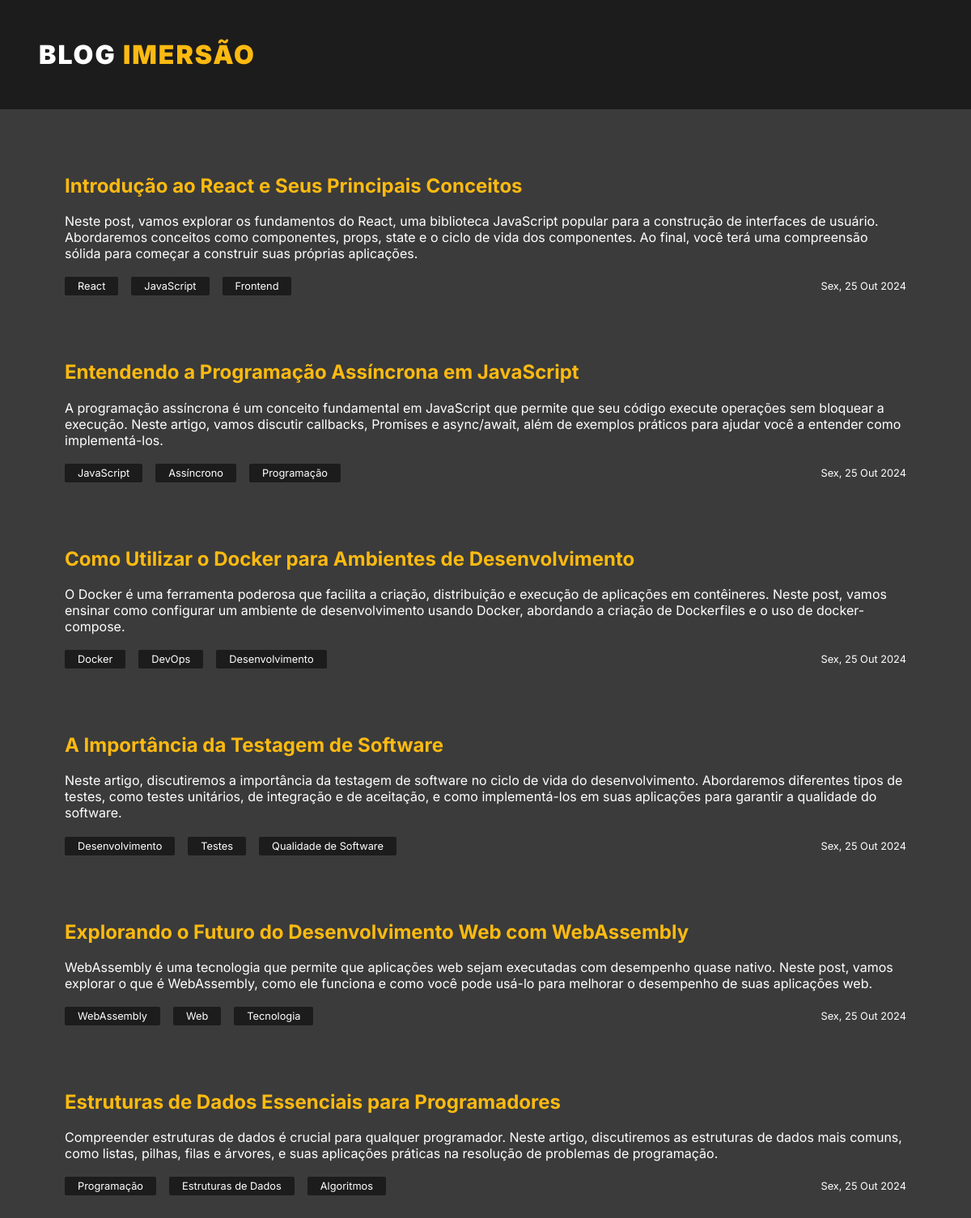
Screenshot of /blog/ with the database file from the repository.
### core/models.py (models this page shows, shortened)
class Post(models.Model):
    title = models.CharField(max_length=255)
    content = models.TextField()
    created_at = models.DateField(auto_now_add=True)
    tags = models.ManyToManyField(Tag)

class Tag(models.Model):
    name = models.CharField(max_length=20)

### core/views.py (the view)
# urls.py: path('', views.home)
def home(request):
    context = {
        'posts': Post.objects.all(),
        'tags': Tag.objects.all(),
    }
    return render(request, "blog/home.html", context)

### core/templates/blog/home.html (shortened to what this page needs)
{% load static %}
<!DOCTYPE html>
<html lang="en">
<head>
    <link rel="stylesheet" href="{% static 'styles/style.css' %}">
</head>
<body>
    <Header>
        BLOG <span class="yellow">IMERSÃO</span>
    </Header>
    <main>
        <div class="posts">
            {% for post in posts %}
                <div class="post">
                    <h2 class="yellow" >{{post.title}}</h2>
                    <p>
                        {{post.content}}
                    </p>
                    <div class="post-footer">
                        <div class="tags">
                            {% for tag in post.tags.all %}
                                <p>
                                    <span>{{tag.name}}</span>
                                </p>
                            {% endfor %}
                        </div>
                        <span>{{ post.created_at|date:"D, d M Y" }}</span>
                    </div>
                </div>
            {% endfor %}
        </div>
    </main>
</body>
</html>

### core/static/styles/style.css (style rules this page uses)
* { padding: 0; margin: 0; box-sizing: border-box; }
html { background: #3b3b3b; color: white; font-family: "Inter"; }
header { background: #1d1c1c; padding: 3rem; font-size: 2rem; font-weight: 900; letter-spacing: 2px; }
.yellow { color: #fcba11; }
.posts { display: grid; grid-template-columns: repeat(auto-fit, minmax(calc(500px), 1fr)); gap: 5rem; padding: 5rem; }
.post { display: flex; flex-direction: column; gap: 1.2rem }
.post .post-footer { display: flex; align-items: center; justify-content: space-between; font-size: 0.8rem; }
.tags { display: flex; gap: 1rem; }
.tags p { padding: 0.25rem 1rem; background: #1d1c1c; text-align: center; border-radius: 2px; display: flex; justify-content: center; align-items: center; }

### rows the page displays
Post: title "Introdução ao React e Seus Principais Conceitos", content "Neste post, vamos explorar os fundamentos do React, uma biblioteca JavaScript popular para a construção de interfaces de usuário. Abordaremos conceitos como componentes, props, state e o ciclo de vida dos componentes. Ao final, você terá uma compreensão sólida para começar a construir suas próprias aplicações.", created_at "Sex, 25 Out 2024"
Tag: name "React"
Tag: name "JavaScript"
Tag: name "Frontend"
Post: title "Entendendo a Programação Assíncrona em JavaScript", content "A programação assíncrona é um conceito fundamental em JavaScript que permite que seu código execute operações sem bloquear a execução. Neste artigo, vamos discutir callbacks, Promises e async/await, além de exemplos práticos para ajudar você a entender como implementá-los.", created_at "Sex, 25 Out 2024"
Tag: name "Assíncrono"
Tag: name "Programação"
Post: title "Como Utilizar o Docker para Ambientes de Desenvolvimento", content "O Docker é uma ferramenta poderosa que facilita a criação, distribuição e execução de aplicações em contêineres. Neste post, vamos ensinar como configurar um ambiente de desenvolvimento usando Docker, abordando a criação de Dockerfiles e o uso de docker-compose.", created_at "Sex, 25 Out 2024"
Tag: name "Docker"
Tag: name "DevOps"
Tag: name "Desenvolvimento"
Post: title "A Importância da Testagem de Software", content "Neste artigo, discutiremos a importância da testagem de software no ciclo de vida do desenvolvimento. Abordaremos diferentes tipos de testes, como testes unitários, de integração e de aceitação, e como implementá-los em suas aplicações para garantir a qualidade do software.", created_at "Sex, 25 Out 2024"
Tag: name "Testes"
Tag: name "Qualidade de Software"
Post: title "Explorando o Futuro do Desenvolvimento Web com WebAssembly", content "WebAssembly é uma tecnologia que permite que aplicações web sejam executadas com desempenho quase nativo. Neste post, vamos explorar o que é WebAssembly, como ele funciona e como você pode usá-lo para melhorar o desempenho de suas aplicações web.", created_at "Sex, 25 Out 2024"
Tag: name "WebAssembly"
Tag: name "Web"
Tag: name "Tecnologia"
Post: title "Estruturas de Dados Essenciais para Programadores", content "Compreender estruturas de dados é crucial para qualquer programador. Neste artigo, discutiremos as estruturas de dados mais comuns, como listas, pilhas, filas e árvores, e suas aplicações práticas na resolução de problemas de programação.", created_at "Sex, 25 Out 2024"
Tag: name "Estruturas de Dados"
Tag: name "Algoritmos"
